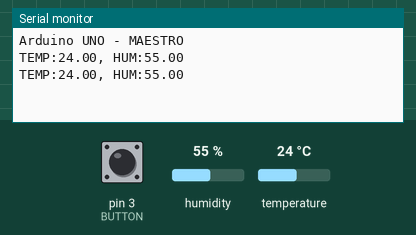
Recording of a sketch running on a simulated Arduino Uno, built with avr-gcc and run on an emulated ATmega328P. Parts: the last lines printed to the serial monitor. Inputs (shaded band) come from the test bench; at power-on: pin 3 (BUTTON) HIGH, humidity 55 %, temperature 24 °C.

Above: at 2.8 s.
2.9 s: pin 3 (BUTTON) pulled LOW for 2.4 s
At 4.7 s:
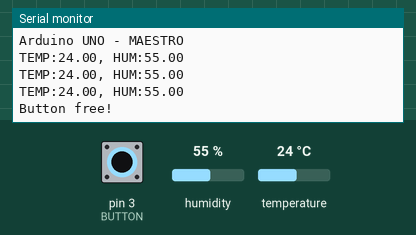
7.7 s: humidity set to 22 %
At 9.3 s:
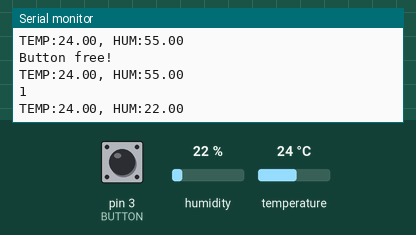
10.4 s: temperature set to 12 °C
At 10.4 s:
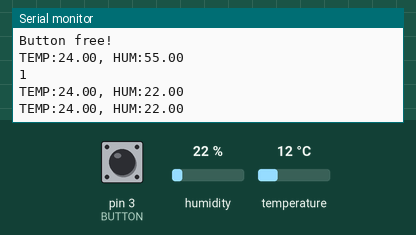
13.1 s: humidity set to 40 %
At 15.7 s:
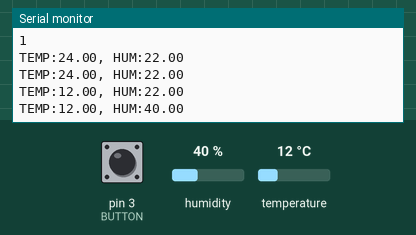
Timing chart, 0 to 16.8 s (numbered marks = the images above; inputs shaded):
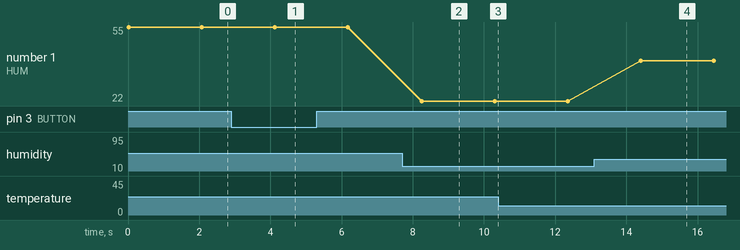

The sketch:

master_arduinoUNO_button.ino
```cpp
// master ArduinoUNO
#include <SoftwareSerial.h>
#include <DHT.h>

#define RX_ 10
#define TX_ 11

#define DHT_PIN 2
#define DHT_TYPE DHT11
#define BUTTON 3

SoftwareSerial mySerial(RX_, TX_); // RX, TX
DHT dht(DHT_PIN, DHT_TYPE);

void setup() {
  Serial.begin(9600);
  mySerial.begin(9600);
  dht.begin();
  pinMode(BUTTON, INPUT);

  Serial.println("Arduino UNO - MAESTRO");
}

void loop() {
  // Leer temperatura y humedad
  float t = dht.readTemperature();
  float h = dht.readHumidity();
  if (!isnan(t) && !isnan(h)) {
    Serial.print("TEMP:");
    Serial.print(t);
    Serial.print(", HUM:");
    Serial.println(h);

    // datos enviados como Json
    mySerial.print("{\"t\":");
    mySerial.print(t);
    mySerial.print(",\"h\":");
    mySerial.print(h);
    mySerial.println("}");
  }

  static bool last_state = HIGH;
  bool state = digitalRead(BUTTON);
  if (state != last_state) {
    if (state == LOW) {
      Serial.println("Button free!");
    }
    else {
      mySerial.print("{\"t\":");
      mySerial.print(t);
      mySerial.print(",\"h\":");
      mySerial.print(h);
      mySerial.print(",\"btn\":");
      mySerial.print(state);
      mySerial.println("}");
      Serial.println(state);
    }
    last_state = state;
  }

  delay(2000); // Esperar 2 segundos entre envíos
}
```

Measured:
- after the input at 2.9 s, the serial monitor: prints a new line after 1.2 s (image 1)
- after the input at 7.7 s, the serial monitor: prints a new line after 0.55 s (image 2)
- after the input at 13.1 s, the serial monitor: prints a new line after 1.3 s (image 4)
- plotted number 1: 55 → 22 after the input at 7.7 s, 22 → 40 after the input at 13.1 s
